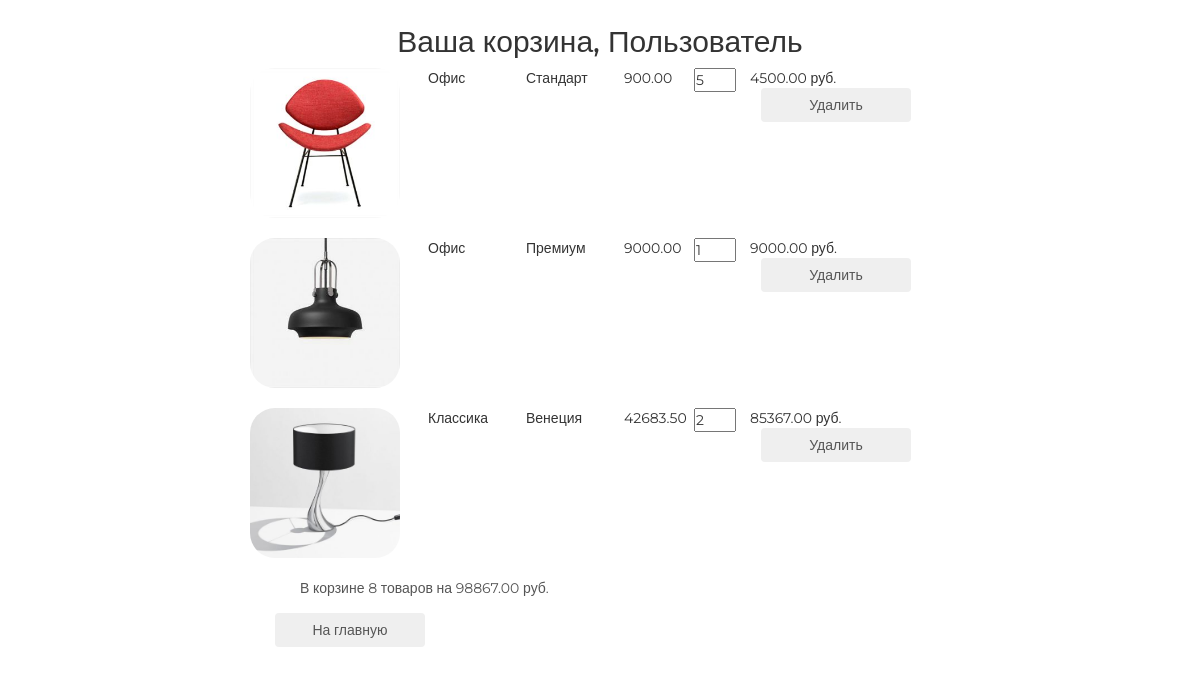
Before: /basket/ (signed in) with the older database file.
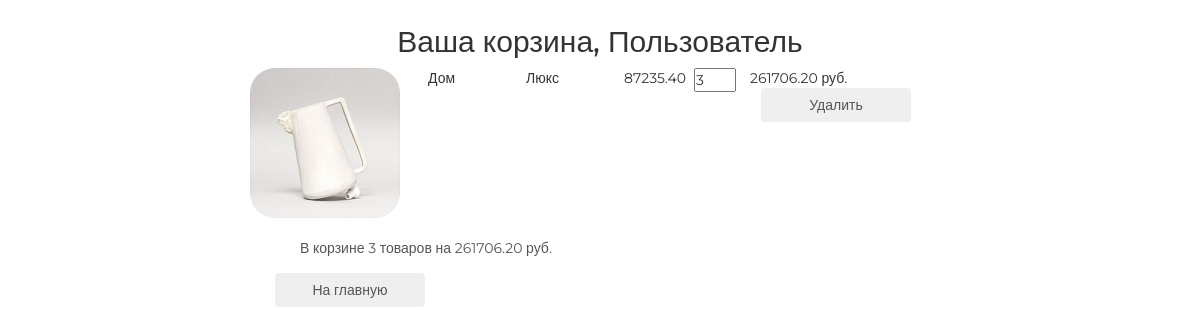
After: the same page with the newer database file.
### basketapp/models.py (models this page shows)
class Basket(models.Model):
    user = models.ForeignKey(settings.AUTH_USER_MODEL, on_delete=models.CASCADE, related_name='basket')
    product = models.ForeignKey(Product, on_delete=models.CASCADE)
    quantity = models.PositiveSmallIntegerField(verbose_name='Количество', default=0)
    add_datetime = models.DateTimeField(auto_now_add=True, verbose_name='Время')
    @property
    def product_cost(self):
        return self.product.price * self.quantity
    @property
    def total_quantity(self):
        _items = Basket.objects.filter(user=self.user)
        _total_quantity = sum(list(map(lambda x: x.quantity, _items)))
        return _total_quantity
    @property
    def total_cost(self):
        _items = Basket.objects.filter(user=self.user)
        _total_cost = sum(list(map(lambda x: x.product_cost, _items)))
        return _total_cost

### mainapp/models.py (models this page shows, shortened)
class Product(models.Model):
    category = models.ForeignKey(ProductCategory, on_delete=models.CASCADE)
    name = models.CharField(max_length=128, verbose_name='Имя')
    image = models.ImageField(upload_to='products_images', blank=True)
    short = models.CharField(max_length=64, verbose_name='Краткое описание', blank=True)
    description = models.TextField(verbose_name='Описание', blank=True)
    price = models.DecimalField(verbose_name='Цена', max_digits=8, decimal_places=2, default=0)
    quantity = models.PositiveSmallIntegerField(verbose_name='Количество на складе', default=0)
    is_active = models.BooleanField(verbose_name='активность', default=True)

class ProductCategory(models.Model):
    name = models.CharField(max_length=64, unique=True, verbose_name='имя')
    description = models.TextField(verbose_name='Описание', blank=True)
    is_active = models.BooleanField(verbose_name='активность', default=True)

### authapp/models.py (models this page shows, shortened)
class ShopUser(AbstractUser):
    avatar = models.ImageField(upload_to= 'users_avatars', blank=True)
    age = models.PositiveSmallIntegerField(verbose_name='Возраст', default=18)
    activation_key = models.CharField(max_length=128, blank=True)
    activation_key_expires = models.DateTimeField(auto_now_add=True, blank=True, null=True)

### basketapp/views.py (the view)
# urls.py: path('', basketapp.basket, name='basket'),
@login_required
def basket(request):
    basket_items = Basket.objects.filter(user=request.user).order_by('product__category')
    content = {
        'title': 'Корзина',
        'basket_items': basket_items,
    }
    return render(request, 'basketapp/basket.html', content)

### mainapp/context_processors.py (called while the page is built)
def basket(request):
    basket_list = []
    if request.user.is_authenticated:
        basket_list = Basket.objects.filter(user=request.user)
    return {
        'basket': basket_list
    }

### basketapp/templates/basketapp/basket.html
{% extends 'basketapp/base.html' %}
{% block content %}
    <div class="basket_list">
    {% include 'basketapp/includes/inc_basket_list.html' %}
    </div>
    <button class="btn btn-round">
        <a href="{% url 'main' %}">На главную</a>
    </button>
{% endblock %}

### basketapp/templates/basketapp/base.html (shortened to what this page needs)
{% load static %}
<!DOCTYPE html>
<html>
<head>
    {% block css %}
        <link rel="stylesheet" type="text/css" href="{% static 'css/bootstrap.min.css' %}">
        <link rel="stylesheet" type="text/css" href="{% static 'css/style.css' %}">
        <link rel="stylesheet" href="{% static 'fonts/font-awesome/css/font-awesome.css' %}">
    {% endblock %}
</head>
<body>
<div class="basket_container">
    <div class="h2 text-center">
        Ваша корзина,
            {% if user.first_name %}
                {{ user.first_name|title}}
            {% else %}
                Пользователь
            {% endif %}
    </div>
    {% block content %}
    {% endblock %}
</div>
</body>
</html>

### basketapp/templates/basketapp/includes/inc_basket_list.html
{% for item in basket_items %}
            <div class="basket_record">
                <img src="/media/{{ item.product.image }}" alt="">
                <span class="category_name">{{ item.product.category.name }}</span>
                <span class="category_name">{{ item.product.name }}</span>
                <span class="category_name">{{ item.product.price }}</span>
                <input type="number" name="{{ item.pk }}" min="0" value="{{item.quantity}}">
                <span class="product_cost">{{ item.product_cost }} руб.</span>
                <button class="btn btn-round">
                    <a href="{% url 'basket:remove' item.pk %}">Удалить</a>
                </button>
            </div>
        {% endfor %}
        {% if basket_items %}
            <div class="basket_summary">
                В корзине {{ basket_items.0.total_quantity }} товаров на {{ basket_items.0.total_cost }} руб.
            </div>
        {% endif %}

### static/css/style.css (style rules this page uses)
* { margin: 0; padding: 0; }
body { font-family: 'Montserrat', sans-serif; }
html, body { height: 100%; }
.basket_container { margin: 25px auto; width: 700px; }
.basket_list input[type="number"] { width: 3em; position: relative; display: block; float: left; }
.basket_list span.category_name { margin-left: 2em; width: 5em; position: relative; display: block; float: left; }
.basket_list span.product_cost { margin-left: 1em; width: 7em; position: relative; display: block; float: left; }
.basket_list .basket_record { position: relative; display: block; height: 170px; float: none; }
.basket_container button { margin-left: 25px; width: 150px; display: block; float: left; }
.basket_container button a { text-decoration: none; color: #555; }
.basket_container img { display: block; float: left; width: 150px; border-radius: 25px; }
.basket_container .basket_summary { display: block; margin-left: 50px; margin-bottom: 15px; color: #555; }

Changed rows visible on the page:
removed Basket: product.image (picture), product.category.name "Офис", product.name "Стандарт", product.price "900.00", quantity "5", product_cost "4500.00", user+quantity "8", user+product+quantity "98867.00"
removed Basket: product.image (picture), product.category.name "Офис", product.name "Премиум", product.price "9000.00", quantity "1", product_cost "9000.00"
removed Basket: product.image (picture), product.category.name "Классика", product.name "Венеция", product.price "42683.50", pk "2", product_cost "85367.00"
added Basket: product.image (picture), product.category.name "Дом", product.name "Люкс", product.price "87235.40", quantity "3", product_cost "261706.20", user+quantity "3", user+product+quantity "261706.20"
